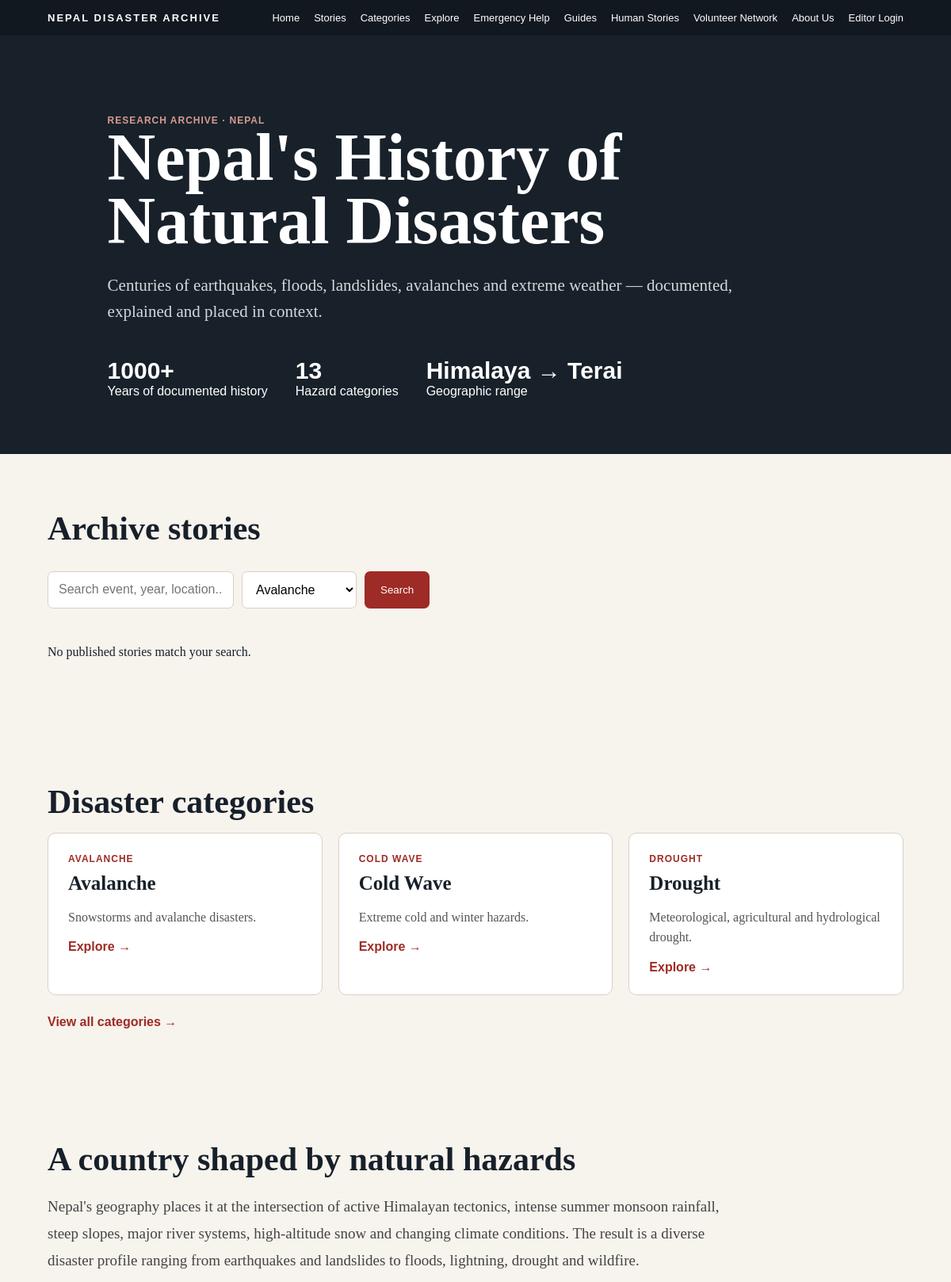
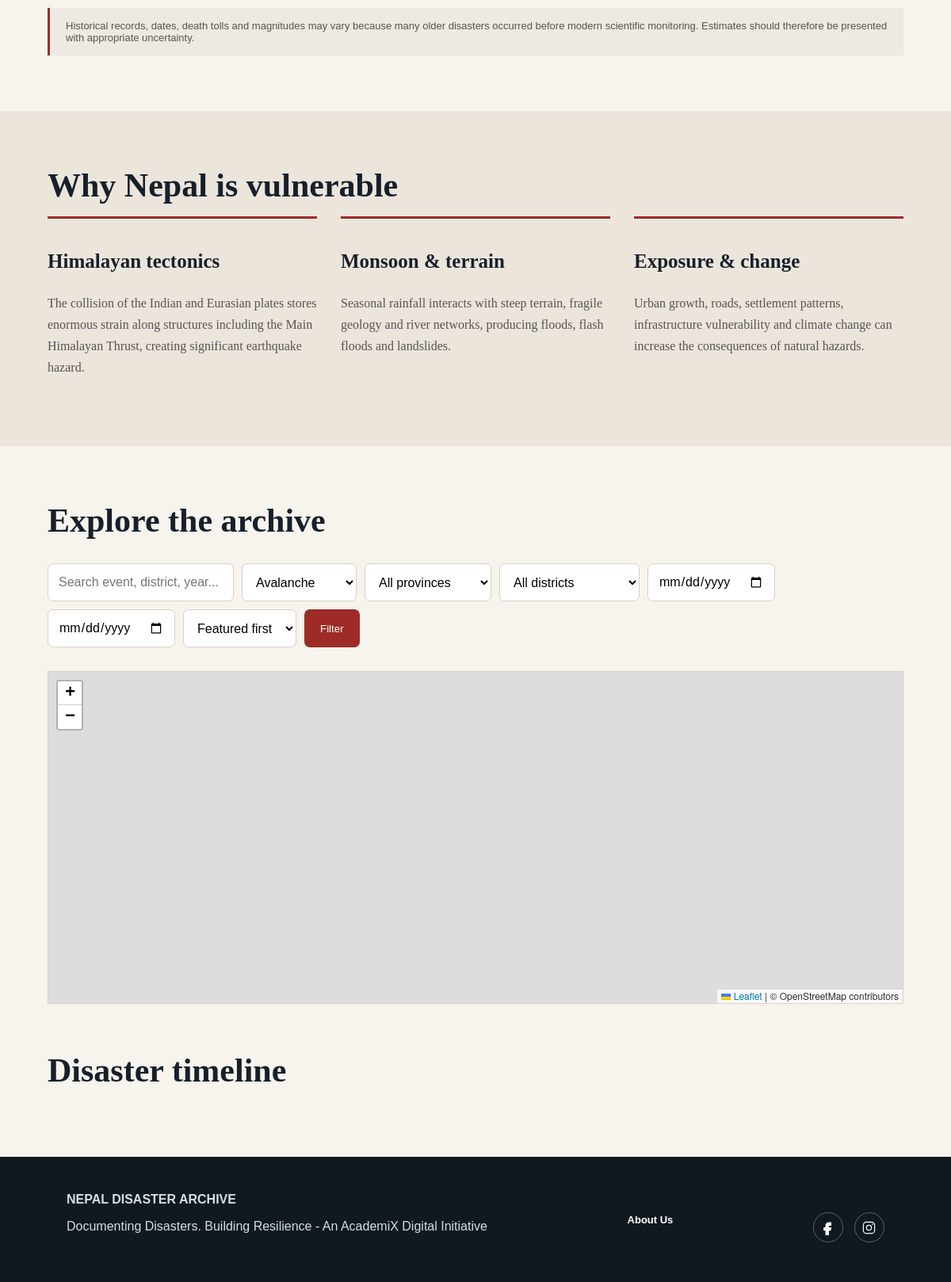
The app's page /?category=avalanche with its own data (2 pictures, top to bottom).
### tables this page shows
CREATE TABLE IF NOT EXISTS categories (
 id INT UNSIGNED AUTO_INCREMENT PRIMARY KEY,
 name VARCHAR(100) NOT NULL UNIQUE,
 slug VARCHAR(120) NOT NULL UNIQUE,
 description TEXT,
 created_at TIMESTAMP DEFAULT CURRENT_TIMESTAMP
);

### config/config.php (called while the page is built, shortened)
<?php
function db(): PDO {
    static $pdo = null;
    if ($pdo instanceof PDO) return $pdo;
    $pdo = new PDO(
        'mysql:host='.DB_HOST.';dbname='.DB_NAME.';charset=utf8mb4',
        DB_USER, DB_PASS,
        [
            PDO::ATTR_ERRMODE => PDO::ERRMODE_EXCEPTION,
            PDO::ATTR_DEFAULT_FETCH_MODE => PDO::FETCH_ASSOC,
            PDO::ATTR_EMULATE_PREPARES => false
        ]
    );
    return $pdo;
}
function e(?string $v): string { return htmlspecialchars($v ?? '', ENT_QUOTES, 'UTF-8'); }

### index.php (the view, shortened to what this page needs)
<?php
require_once __DIR__.'/config/config.php';
$q=trim($_GET['q']??'');$cat=trim($_GET['category']??'');$district=trim($_GET['district']??'');$province=trim($_GET['province']??'');$from=trim($_GET['from']??'');$to=trim($_GET['to']??'');$sort=$_GET['sort']??'featured';$where="WHERE s.status='PUBLISHED' AND s.story_type='DISASTER'";$params=[];
if($cat!==''){$where.=' AND c.slug=?';$params[]=$cat;}
$order=$sort==='oldest'?'COALESCE(s.event_date,"9999-12-31") ASC':($sort==='newest'?'COALESCE(s.event_date,"1000-01-01") DESC':'s.featured DESC,COALESCE(s.event_date,"1000-01-01") DESC');
$st=db()->prepare("SELECT s.*,c.name category,c.slug category_slug FROM stories s LEFT JOIN categories c ON c.id=s.category_id $where ORDER BY $order,s.created_at DESC");$st->execute($params);$stories=$st->fetchAll();
$cats=db()->query('SELECT * FROM categories ORDER BY name')->fetchAll();
?><!doctype html><html lang="en"><head><meta charset="utf-8"><meta name="viewport" content="width=device-width,initial-scale=1"><title>Natural Disasters of Nepal</title>
</head><body>
<nav class="nav">
    <a class="logo" href="#home">NEPAL DISASTER ARCHIVE</a>
    <div class="navlinks">
        <a href="#home">Home</a>
        <a href="#stories">Stories</a>
        <a href="#hazards">Categories</a>
        <a href="#explore">Explore</a>
        <a href="<?=BASE_URL?>/resources.php">Emergency Help</a>
        <a href="<?=BASE_URL?>/preparedness.php">Guides</a>
        <a href="<?=BASE_URL?>/human-stories.php">Human Stories</a>
        <a href="<?=BASE_URL?>/volunteer.php">Volunteer Network</a>
        <a href="<?=BASE_URL?>/about.php">About Us</a>
        <a href="<?=BASE_URL?>/admin/login.php">Editor Login</a>
    </div>
</nav>
<header class="hero" id="home">
    <div class="wrap">
        <div class="meta" style="color:#d79b91">Research Archive · Nepal</div>
        <h1>Nepal's History of Natural Disasters</h1>
        <p>Centuries of earthquakes, floods, landslides, avalanches and extreme weather — documented, explained and placed in context.</p>
        <div class="stats">
            <div class="stat">
                <strong>1000+</strong>Years of documented history</div>
                <div class="stat"><strong><?=count($cats)?></strong>Hazard categories</div><div class="stat"><strong>Himalaya → Terai</strong>Geographic range</div></div></div>
            </header>
    <section class="section" id="stories"><div class="wrap"><h2><?=$q?'Search results':'Archive stories'?></h2><form class="filters"><input name="q" value="<?=e($q)?>" placeholder="Search event, year, location..."><select name="category"><?php foreach($cats as $c):?><option value="<?=e($c['slug'])?>" <?=$cat===$c['slug']?'selected':''?>><?=e($c['name'])?></option><?php endforeach;?></select><button>Search</button></form><?php if(!$stories):?><p>No published stories match your search.</p><?php endif;?></div></section>
<section class="section" id="hazards"><div class="wrap"><h2>Disaster categories</h2><div class="cards"><?php foreach($cats as $categoryIndex=>$c):?><article class="card category-card"<?=$categoryIndex>=3?' hidden':''?>><div class="meta"><?=e($c['name'])?></div><h3><?=e($c['name'])?></h3><p><?=e($c['description'])?></p><a class="read" href="?category=<?=e($c['slug'])?>#stories">Explore →</a></article><?php endforeach;?></div><?php if(count($cats)>3):?><a class="more-link" href="#hazards" data-show-all=".category-card">View all categories →</a><?php endif;?></div></section>
    <section class="section" ><div class="wrap"><h2>A country shaped by natural hazards</h2><p class="intro">Nepal's geography places it at the intersection of active Himalayan tectonics, intense summer monsoon rainfall, steep slopes, major river systems, high-altitude snow and changing climate conditions. The result is a diverse disaster profile ranging from earthquakes and landslides to floods, lightning, drought and wildfire.</p><div class="disclaimer">Historical records, dates, death tolls and magnitudes may vary because many older disasters occurred before modern scientific monitoring. Estimates should therefore be presented with appropriate uncertainty.</div></div></section>
<section class="section why"><div class="wrap"><h2>Why Nepal is vulnerable</h2><div class="columns"><div><h3>Himalayan tectonics</h3><p>The collision of the Indian and Eurasian plates stores enormous strain along structures including the Main Himalayan Thrust, creating significant earthquake hazard.</p></div><div><h3>Monsoon & terrain</h3><p>Seasonal rainfall interacts with steep terrain, fragile geology and river networks, producing floods, flash floods and landslides.</p></div><div><h3>Exposure & change</h3><p>Urban growth, roads, settlement patterns, infrastructure vulnerability and climate change can increase the consequences of natural hazards.</p></div></div></div></section>
    <section class="section explore" id="explore"><div class="wrap"><h2>Explore the archive</h2><form class="filters" method="get" action="<?=BASE_URL?>/#stories"><input name="q" value="<?=e($q)?>" placeholder="Search event, district, year..."><select name="category"><?php foreach($cats as $c):?><option value="<?=e($c['slug'])?>" <?=$cat===$c['slug']?'selected':''?>><?=e($c['name'])?></option><?php endforeach;?></select><select name="province"><option value="">All provinces</option></select><select name="district"><option value="">All districts</option></select><input type="date" name="from" value="<?=e($from)?>" aria-label="From date"><input type="date" name="to" value="<?=e($to)?>" aria-label="To date"><select name="sort"><option value="featured" <?=$sort==='featured'?'selected':''?>>Featured first</option></select><button>Filter</button></form><div id="map" class="map"></div><h2 class="timeline-title">Disaster timeline</h2></div></section>
<link rel="stylesheet" href="https://unpkg.com/leaflet@1.9.4/dist/leaflet.css">
<style>.footer-grid,.footer-bottom{display:none}.footer{display:flex;align-items:center;justify-content:space-between;gap:25px;flex-wrap:wrap}.footer-about{color:#fff;text-decoration:none;font:700 13px Arial}.footer-about:hover{text-decoration:underline}</style><footer class="footer clean-footer"><div><strong>NEPAL DISASTER ARCHIVE</strong><p>Documenting Disasters. Building Resilience - An AcademiX Digital Initiative</p></div><a class="footer-about" href="<?=BASE_URL?>/about.php">About Us</a><div class="social-links" aria-label="Social media links"><a href="https://www.facebook.com/" target="_blank" rel="noopener noreferrer" aria-label="Facebook" title="Facebook"><svg viewBox="0 0 24 24" aria-hidden="true"><path d="M14 8h3V4h-3c-3.3 0-5 1.8-5 5v3H6v4h3v8h4v-8h3.2l.8-4H13V9c0-.7.3-1 1-1z"/></svg></a><a href="https://www.instagram.com/academix_digital/" target="_blank" rel="noopener noreferrer" aria-label="Instagram" title="Instagram"><svg viewBox="0 0 24 24" aria-hidden="true"><rect x="3" y="3" width="18" height="18" rx="5"/><circle cx="12" cy="12" r="4"/><circle cx="17.5" cy="6.5" r="1" class="icon-fill"/></svg></a></div></footer></body></html>

### index.php (style rules this page uses)
:root { --ink:#17202a;--paper:#f7f3ed;--red:#9e2b25;--muted:#6c706f;--line:#d9d0c6 }
* { box-sizing:border-box }
body { margin:0;background:var(--paper);color:var(--ink);font-family:Georgia,serif }
.nav { position:sticky;top:0;background:#111820;color:#fff;z-index:10;padding:15px 5%;display:flex;align-items:center;gap:25px;font-family:Arial }
.logo { font-weight:900;letter-spacing:2px }
.navlinks { margin-left:auto;display:flex;gap:18px }
.nav a { color:#fff;text-decoration:none;font-size:13px }
.hero { padding:100px 7% 70px;background:#18212a;color:white }
.hero h1 { font-size:clamp(44px,7vw,90px);line-height:.95;margin:0 0 25px;max-width:1000px }
.hero p { font-size:21px;max-width:800px;color:#d5d8da;line-height:1.6 }
.stats { display:flex;gap:35px;flex-wrap:wrap;margin-top:40px;font-family:Arial }
.stat strong { display:block;font-size:30px }
.wrap { width:min(1200px,90%);margin:auto }
.section { padding:70px 0 }
.section h2 { font-size:42px;margin:0 0 15px }
.intro { font-size:19px;line-height:1.8;color:#444;max-width:850px }
.filters { display:flex;gap:10px;flex-wrap:wrap;margin:30px 0 }
.filters input,.filters select { padding:13px;border:1px solid var(--line);background:white;border-radius:7px;font:16px Arial }
.filters button { padding:13px 20px;background:var(--red);color:white;border:0;border-radius:7px }
.cards { display:grid;grid-template-columns:repeat(3,1fr);gap:20px }
.card { background:white;border:1px solid var(--line);padding:25px;border-radius:10px }
.card h3 { font-size:25px;margin:10px 0 }
.meta { font:12px Arial;color:var(--red);font-weight:800;text-transform:uppercase;letter-spacing:1px }
.card p { line-height:1.6;color:#555 }
.read { color:var(--red);font-family:Arial;font-weight:700;text-decoration:none }
.why { background:#ece5dc }
.columns { display:grid;grid-template-columns:repeat(3,1fr);gap:30px }
.columns div { border-top:3px solid var(--red);padding-top:15px }
.columns h3 { font-size:25px }
.columns p { line-height:1.7;color:#555 }
.disclaimer { font:13px Arial;color:#555;border-left:3px solid var(--red);padding:15px 20px;background:#eee9e2 }
.footer { background:#111820;color:#d8dde0;padding:45px 7%;font-family:Arial }
.more-link { display:inline-block;margin-top:25px;color:var(--red);font-family:Arial;font-weight:700;text-decoration:none }
.social-links { display:flex;gap:14px;margin-top:20px }
.social-links a { display:inline-flex;width:38px;height:38px;align-items:center;justify-content:center;border:1px solid #59636a;border-radius:50%;color:#fff }
.social-links svg { width:19px;height:19px;fill:currentColor;stroke:currentColor;stroke-width:1.5 }
.map { height:420px;background:#dfe6e1;border:1px solid var(--line);margin:30px 0 }
.timeline-title { margin-top:60px!important }
.footer { display:flex;align-items:center;justify-content:space-between;gap:25px;flex-wrap:wrap }
.footer-about { color:#fff;text-decoration:none;font:700 13px Arial }

### records on screen
categories: name "AVALANCHE", name "Avalanche", description "Snowstorms and avalanche disasters."
categories: name "COLD WAVE", name "Cold Wave", description "Extreme cold and winter hazards."
categories: name "DROUGHT", name "Drought", description "Meteorological, agricultural and hydrological drought."

### other values on screen
count($cats) "13"
form field category "Avalanche"
